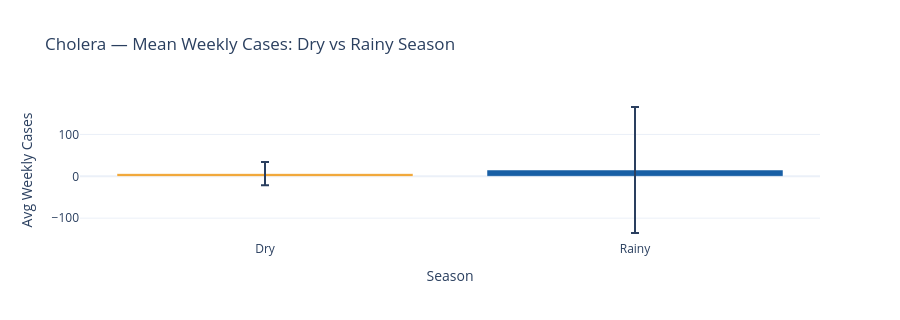

The notebook cell saved with this chart:
### Markdown cell above
## 4. Kruskal-Wallis Seasonality Test

### Code cell
print('Testing for seasonal patterns...\n')

for disease in df['disease'].unique():
    result = test_seasonality(df, disease=disease, state=None)
    sig_marker = '⭐' if result.significant else '  '
    print(f'  {sig_marker} {disease:<20} '
          f'H={result.h_statistic:.2f}  p={result.p_value:.4f}  '
          f'peak={result.peak_season}')

# Plot dry vs rainy season comparison — use primary_cases so Meningitis shows data
seasonal_data = (
    df[df['disease'] == Diseases.CHOLERA]
    .groupby('season')['primary_cases']
    .agg(['mean','median','std'])
    .reset_index()
)

fig = px.bar(
    seasonal_data,
    x='season', y='mean',
    color='season',
    error_y='std',
    color_discrete_map={'Dry':'#EF9F27','Rainy':'#185FA5'},
    title='Cholera — Mean Weekly Cases: Dry vs Rainy Season',
    labels={'mean':'Avg Weekly Cases','season':'Season'},
    template='plotly_white',
)
fig.update_layout(height=320, showlegend=False)
fig.show()

### Figure 1 — Plotly figure (JSON) as saved in the notebook; plotly's stock layout.template omitted (floating-point values rounded to 4 significant figures)
{"data": [{"error_y": {"array": [27.72]}, "hovertemplate": "Season=%{x}<br>Avg Weekly Cases=%{y}<extra></extra>", "legendgroup": "Dry", "marker": {"color": "#EF9F27", "pattern": {"shape": ""}}, "name": "Dry", "orientation": "v", "showlegend": true, "textposition": "auto", "type": "bar", "x": ["Dry"], "xaxis": "x", "y": [6.26], "yaxis": "y"}, {"error_y": {"array": [150.6]}, "hovertemplate": "Season=%{x}<br>Avg Weekly Cases=%{y}<extra></extra>", "legendgroup": "Rainy", "marker": {"color": "#185FA5", "pattern": {"shape": ""}}, "name": "Rainy", "orientation": "v", "showlegend": true, "textposition": "auto", "type": "bar", "x": ["Rainy"], "xaxis": "x", "y": [15.12], "yaxis": "y"}], "layout": {"barmode": "relative", "height": 320, "legend": {"title": {"text": "Season"}, "tracegroupgap": 0}, "showlegend": false, "title": {"text": "Cholera — Mean Weekly Cases: Dry vs Rainy Season"}, "xaxis": {"anchor": "y", "categoryarray": ["Dry", "Rainy"], "categoryorder": "array", "domain": [0, 1], "title": {"text": "Season"}}, "yaxis": {"anchor": "x", "domain": [0, 1], "title": {"text": "Avg Weekly Cases"}}}}
